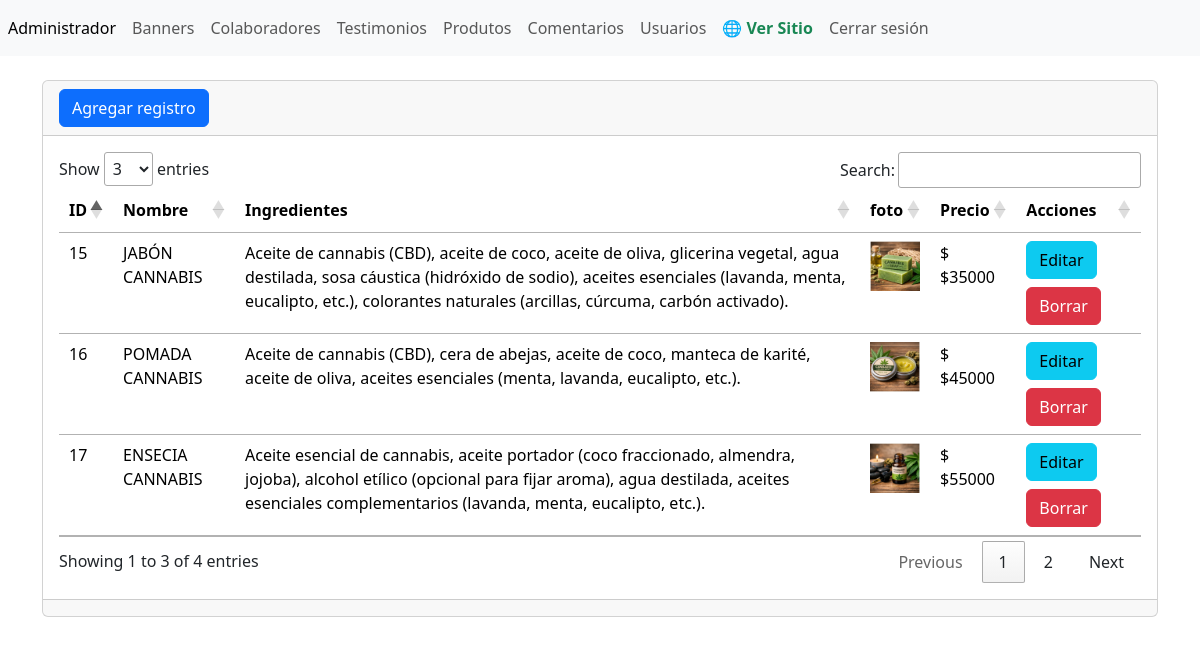
The app's page /admin/seccion/productos/index.php (signed in) with its own data.
### tables this page shows
CREATE TABLE `tbl_productos` (
  `ID` int(11) NOT NULL,
  `nombre` varchar(255) NOT NULL,
  `ingredientes` varchar(255) NOT NULL,
  `foto` varchar(255) NOT NULL,
  `precio` varchar(255) NOT NULL
);

### admin/seccion/productos/index.php (the view, shortened to what this page needs)
<?php
include("../../bd.php");
$sentencia=$conexion->prepare("SELECT * FROM  `tbl_productos`");
$sentencia->execute();
$lista_menu = $sentencia->fetchAll(PDO::FETCH_ASSOC);
include ("../../templates/header.php");?>
<br/>
<div class="card">
    <div class="card-header"><a name="" id="" class="btn btn-primary" href="crear.php" role="button">Agregar registro</a></div>
    <div class="card-body">
    <div
        class="table-responsive-sm">
        <table class="table">
            <thead>
                <tr>
                    <th scope="col">ID</th>
                    <th scope="col">Nombre</th>
                    <th scope="col">Ingredientes</th>
                    <th scope="col">foto</th>
                    <th scope="col">Precio</th>
                    <th scope="col">Acciones</th>
                </tr>
            </thead>
            <tbody>
                    <?php foreach($lista_menu as $registro){ ?>
                        <tr class="">
                        <td> <?php echo $registro["ID"];?> </td>
                        <td> <?php echo $registro["nombre"];?> </td>
                        <td> <?php echo $registro["ingredientes"];?> </td>
                        <td> <img src="../../../images/menu/<?php echo $registro["foto"];?>" width="50" alt="" srcset=""> </td>
                        <td> $ <?php echo $registro["precio"];?> </td>
                        <td> <a name="" id="" class="btn btn-info" href="editar.php?txtID=<?php echo $registro["ID"];?>" role="button">Editar</a>
                            <a name="" id="" class="btn btn-danger mt-2" href="index.php?txtID=<?php echo $registro["ID"];?>" role="button">Borrar</a>
                        </td>
                <?php } ?>
                </tr>
            </tbody>
        </table>
    </div>
    </div>
    <div class="card-footer text-muted"></div>
</div>
<?php include ("../../templates/footer.php");?>

### records on screen
tbl_productos: ID "15", nombre "JABÓN CANNABIS", ingredientes "Aceite de cannabis (CBD), aceite de coco, aceite de oliva, glicerina vegetal, agua destilada, sosa cáustica (hidróxido de sodio), aceites esenciales (lavanda, menta, eucalipto, etc.), colorantes naturales (arcillas, cúrcuma, carbón activado).", foto (picture), precio "$35000"
tbl_productos: ID "16", nombre "POMADA CANNABIS", ingredientes "Aceite de cannabis (CBD), cera de abejas, aceite de coco, manteca de karité, aceite de oliva, aceites esenciales (menta, lavanda, eucalipto, etc.).", foto (picture), precio "$45000"
tbl_productos: ID "17", nombre "ENSECIA CANNABIS", ingredientes "Aceite esencial de cannabis, aceite portador (coco fraccionado, almendra, jojoba), alcohol etílico (opcional para fijar aroma), agua destilada, aceites esenciales complementarios (lavanda, menta, eucalipto, etc.).", foto (picture), precio "$55000"
